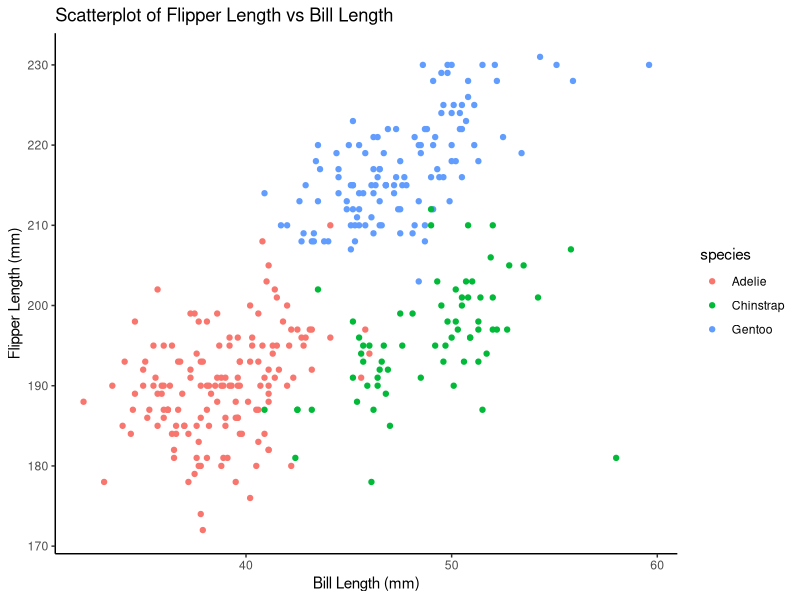
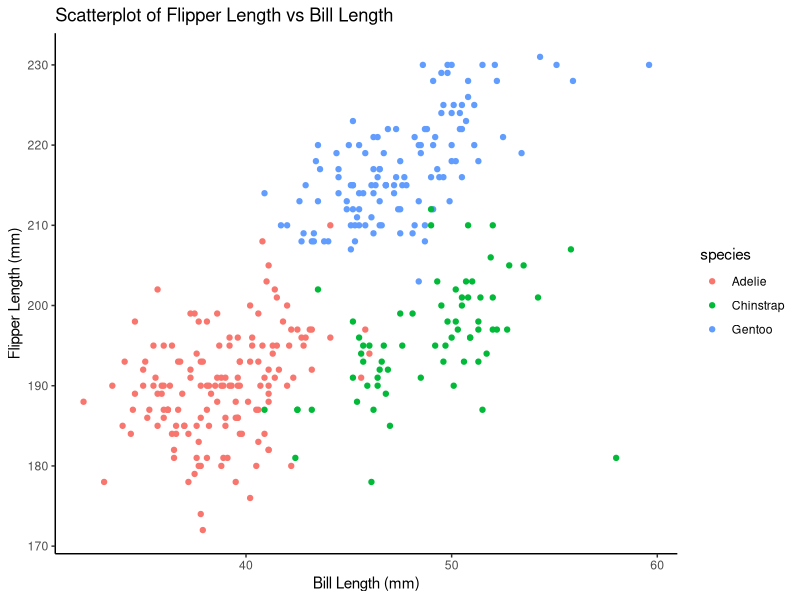

Write R code to recreate these figures, in order.
## ---- chunk 1
library(tidyverse)
## ---- chunk 2
data("penguins", package = "palmerpenguins")
## ---- chunk 3
scatterplot <- ggplot(penguins, aes(x = bill_length_mm, y = flipper_length_mm, color = species)) +
  geom_point(na.rm = TRUE) +
  labs(
    title = "Scatterplot of Flipper Length vs Bill Length",
    x = "Bill Length (mm)",
    y = "Flipper Length (mm)"
  ) +
  theme_classic()

ggsave(filename = "scatterplot_flipper_vs_bill.png", plot = scatterplot, width = 10, height = 10, dpi = 300)

print(scatterplot)
## ---- chunk 4
samp = rnorm(100)
length(samp)
set.seed(123)

random_sample = rnorm(10)

logical_vector = random_sample > 0

char_vector = sample(c("我", "爱", "你", "中", "国"), size = 10, replace = TRUE)

factor_vector = factor(sample(c("Level1", "Level2", "Level3"), size = 10, replace = TRUE))

# Create a data frame with these vectors
df <- data.frame(
  random_sample = random_sample,
  logical_vector = logical_vector,
  char_vector = char_vector,
  factor_vector = factor_vector
)


